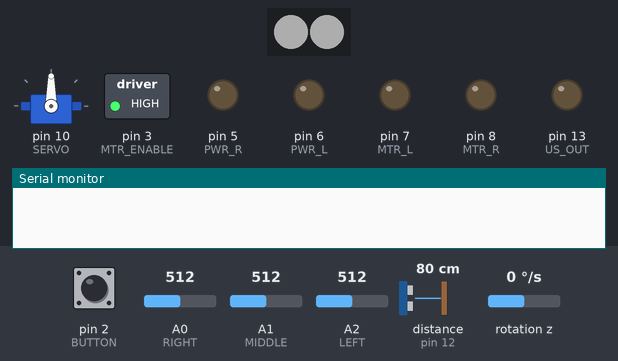
A sketch run on a simulated Arduino Uno, built with avr-gcc and run on an emulated ATmega328P. On the bench: servo, 2 RGB LEDs in strip order, left to right, switched loads named in the sketch (green lamp = pin HIGH), output pins drawn as LEDs (lit = HIGH), the last lines printed to the serial monitor. Wiring (inferred from the names in the program): MPU-6050 motion sensor at I2C address 0x68. The inputs (shaded band) are chosen by the test bench; at power-on: pin 2 (BUTTON) HIGH, distance to the obstacle (sensor on pin 12) 80 cm, A0 (RIGHT) = 512, A2 (LEFT) = 512, A1 (MIDDLE) = 512, rotation z 0 °/s. The echo pulse lasts 58.3 µs per cm; dim RGB values are drawn brighter than linear.

Above: at 2.0 s.
2.1 s: pin 2 (BUTTON) pulled LOW for 0.15 s
At 4.5 s:
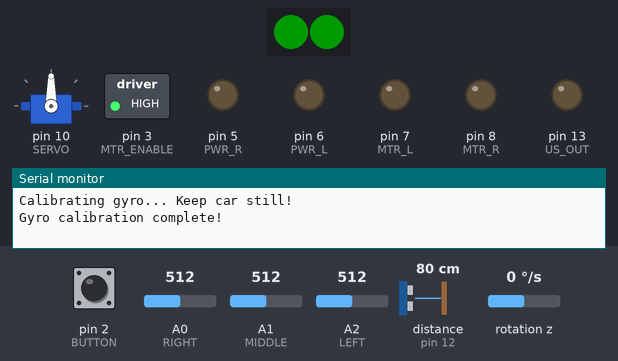
5.2 s: distance to the obstacle (sensor on pin 12) set to 2 cm
At 5.7 s:
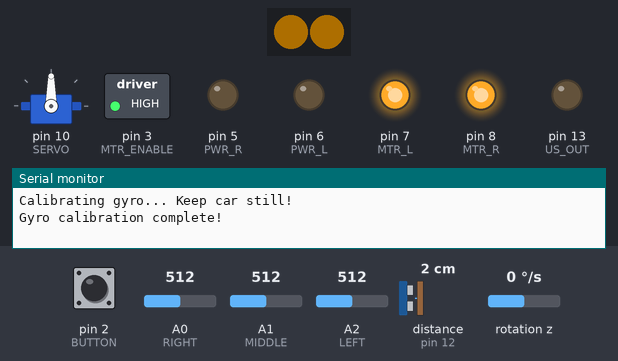
6.9 s: distance to the obstacle (sensor on pin 12) set to 5 cm
8.4 s: distance to the obstacle (sensor on pin 12) set to 8 cm
At 9.3 s:
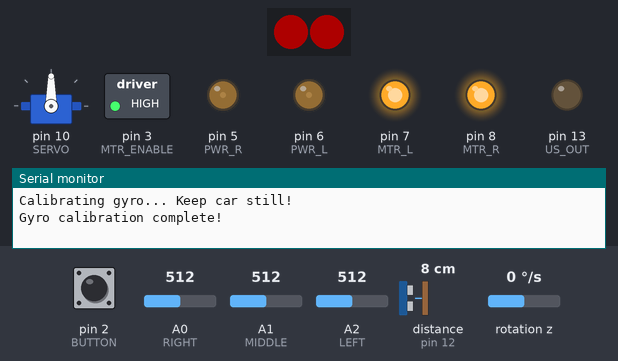
10.1 s: A0 (RIGHT) set to 306
At 11.0 s:
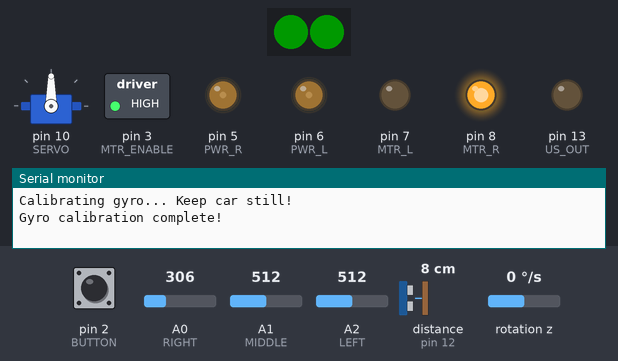
11.8 s: A2 (LEFT) set to 417
13.3 s: A2 (LEFT) set to 391
At 14.7 s:
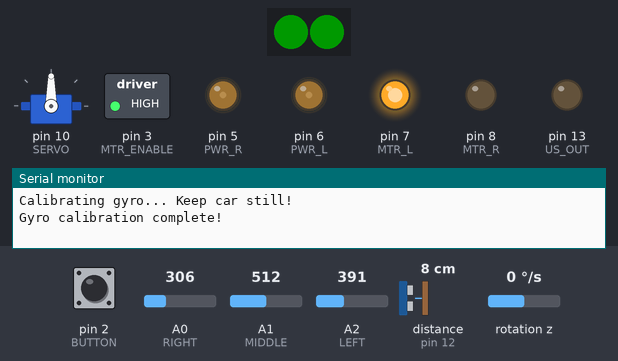
Timing chart, 0 to 15.8 s (numbered marks = the images above; inputs shaded):
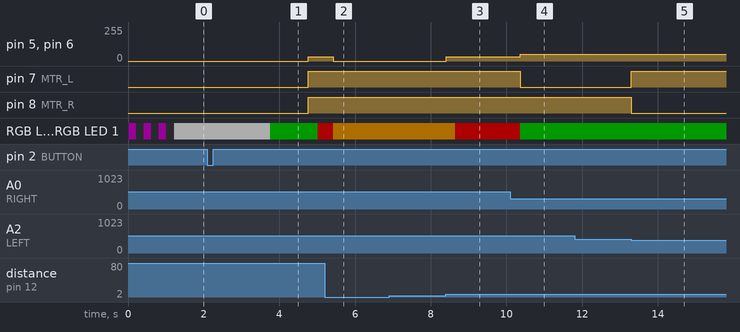

The sketch:

RobotBase1063.ino
```cpp
/*
 * elegoo_smart_car.ino - Main Program
 * CSCI 1063U - Elegoo Smart Car V4.0
 *
 * Starter Code for motor, pin, && sensor setup
 * Provided to students for use && understanding
 */

#include <Wire.h>
#include <FastLED.h>
#include <Servo.h>
#include "sensors.h"
#include "motors.h"

// ====== PIN DEFINITIONS ======
#define BUTTON 2              // Push Button

// ====== PROGRAM VARIABLES ======
unsigned long stuckStartTime = 0;  // When car stopped moving
bool isStuck = false;

// Need to expose lastTime for turn functions
extern unsigned long lastTime;

void setup() {
  // Initialize hardware modules
  initMotors();
  initSensors();

  // Button pin
  pinMode(BUTTON, INPUT_PULLUP);

  // Initialize serial communication
  Serial.begin(9600);

  // Startup LED pattern - purple pulse
  for (int i = 0; i < 3; i++) {
    ledOn(CRGB::Purple);
    delay(200);
    ledOff();
    delay(200);
  }

  // Button Pressed - Led turn white for a bit
  ledOn(CRGB::White);
  while (digitalRead(BUTTON) == HIGH) {

  }

  delay(100);
  // LED turns Red - Gyro's not working
  if (!setupGyro()) {
    ledOn(CRGB::Red);
    while (true);
  }

  calibrateGyro();

  //LED turns green - Good to go
  ledOn(CRGB::Green);
  delay(1000);
}


void loop() {
  // make sure motors are on and servo is centered at the start of each loop
  digitalWrite(MTR_ENABLE, HIGH);
  centerServo();

  // reset the angle tracker so we start fresh each time through the loop
  resetAngle();

  // check how far away the nearest obstacle is using ultrasonic sensor
  int distance = getDistance();

  // read all three line sensors to see what's under the car
  // lower values mean the sensor sees the black line
  int leftValue = analogRead(LEFT);
  int middleValue = analogRead(MIDDLE);
  int rightValue = analogRead(RIGHT);


  // first priority, if something is really close (less than 5cm), just stop
  //prevents crashes into obstacles or walls
  if (distance < 5 && distance != 0) {
    stopMotors();
    ledOn(CRGB::Orange);  // orange means we're stopped due to obstacle
  }

  // if there's nothing close, can move
  else if (distance > 5 || distance == 0) {
    isStuck = false;  // we're not stuck if we're moving


    // check if all three sensors see the line (or all see white)

    if ((leftValue < LEFTCVALUE && middleValue < MIDDLECVALUE && rightValue < RIGHTCVALUE) || (leftValue>950 && middleValue>950 && rightValue>950)) {
      resetAngle();      // reset gyro before turning
      goBack();          // back up a bit first
      delay(300);
      turn90R();         // turn right 90 degrees using gyro
      delay(250);
      ledOn(CRGB::Green);  // green means  moving
    }

    // if just the left sensor sees the line, turnright

    else if (leftValue < LEFTCVALUE) {
      turnRight();
      ledOn(CRGB::Green);
    }

    // if just the right sensor sees the line, turn left

    else if (rightValue < RIGHTCVALUE) {
      turnLeft();
      ledOn(CRGB::Green);
    }

    // if none of the sensors see the line, in the clear

    else if (leftValue > LEFTCVALUE && middleValue > MIDDLECVALUE && rightValue > RIGHTCVALUE) {
      goStraight();
      delay(250);
      ledOn(CRGB::Red);  // red means exploring
      delay(LOOP_DELAY);
    }
  }
}
```

motors.cpp
```cpp
/*
 * motors.cpp - Motor Control Implementation
 * CSCI 1063U - Elegoo Smart Car V4.0
 *
 * Implementation of DC motor, servo, and LED control functions.
 */

#include "motors.h"
#include "sensors.h"  // Needed for gyro functions in precision turns

// ====== PRIVATE VARIABLES ======
CRGB leds[NUM_LEDS];          // Current LED Color values
Servo scanServo;              // Servo

// ====== INITIALIZATION ======

void initMotors() {
  // setup LED
  FastLED.addLeds<NEOPIXEL, PIN_RBGLED>(leds, NUM_LEDS);
  FastLED.setBrightness(50); // 0-255

  // Motor pins
  pinMode(PWR_R, OUTPUT);
  pinMode(PWR_L, OUTPUT);
  pinMode(MTR_L, OUTPUT);
  pinMode(MTR_R, OUTPUT);
  pinMode(MTR_ENABLE, OUTPUT);

  // Enable motor driver
  digitalWrite(MTR_ENABLE, HIGH);

  // Initialize Servo motor
  scanServo.attach(SERVO);
  centerServo();
}

// ====== MOTOR FUNCTIONS ======

void stopMotors() {
  analogWrite(PWR_R, 0);
  analogWrite(PWR_L, 0);
}

void goStraight() {
  analogWrite(PWR_R, StraightSpeedR);
  analogWrite(PWR_L, StraightSpeedL);
  digitalWrite(MTR_R, HIGH);
  digitalWrite(MTR_L, HIGH);
}

void goBack() {
  analogWrite(PWR_R, MOTOR_SPEED);
  analogWrite(PWR_L, MOTOR_SPEED);
  digitalWrite(MTR_R, LOW);
  digitalWrite(MTR_L, LOW);
}

void turnRight() {
  analogWrite(PWR_R, TURN_SPEED);
  analogWrite(PWR_L, TURN_SPEED);
  digitalWrite(MTR_R, LOW);
  digitalWrite(MTR_L, HIGH);
}

void turnLeft() {
  analogWrite(PWR_R, TURN_SPEED);
  analogWrite(PWR_L, TURN_SPEED);
  digitalWrite(MTR_R, HIGH);
  digitalWrite(MTR_L, LOW);
}

void turn180() {
  // this function uses the gyroscope to do a precise 180 degree turn

  // reset the angle to zero so we know where we're starting from
  resetAngle();
  lastTime = millis();  // record current time for gyro calculations

  analogWrite(PWR_R, TURN_180_SPEED);
  analogWrite(PWR_L, TURN_180_SPEED);
  digitalWrite(MTR_R, HIGH);  // right motor forward
  digitalWrite(MTR_L, LOW);   // left motor backward

  // keep turning until we've rotated 175 degrees
  // the gyro tells exactly how far we've turned
  while (abs(getAngle()) < TURN_180_ANGLE) {
    updateGyroAngle();  // constantly update the angle reading from gyro
    delay(10);
  }

  // turned far enough, stop the motors
  stopMotors();
  delay(500);  // pause for half a second to let everything settle
}

void turn90R() {
  // does a 90 degree right turn using gyro feedback
  // "R" stands for right turn

  // zero out the gyro angle before start turning
  resetAngle();
  lastTime = millis();  // grab the current time for gyro math

  analogWrite(PWR_R, TURN_180_SPEED);
  analogWrite(PWR_L, TURN_180_SPEED);
  digitalWrite(MTR_R, HIGH);  // right motor goes forward
  digitalWrite(MTR_L, LOW);   // left motor goes backward

  // update the angle once before entering the loop
  updateGyroAngle();

  // keep spinning until turned 89 degrees (basically 90)
  // abs() because angle might be negative depending on turn direction
  while (abs(getAngle()) < 89) {
    updateGyroAngle();  // keep reading gyro to track how far we've turned
  }

  // done turning, update angle one last time and stop
  updateGyroAngle();
  stopMotors();
  delay(500);
}

// ====== LED FUNCTIONS ======

void ledOn(CRGB color) {
  leds[0] = color;
  leds[1] = color;
  FastLED.show();
}

void ledOff() {
  leds[0] = CRGB::Black;
  leds[1] = CRGB::Black;
  FastLED.show();
}

// ===== SERVO FUNCTIONS =====

void setServoAngle(int angle) {
  static int lastAngle = -1;
  angle = constrain(angle, 0, 180);

  if (angle != lastAngle) {
    scanServo.write(angle);
    delay(15);  // Allow servo to settle
    lastAngle = angle;
  }
}

void centerServo() {
  setServoAngle(90);
}
```

motors.h
```cpp
/*
 * motors.h - Motor Control Interface Header
 * CSCI 1063U - Elegoo Smart Car V4.0
 *
 * This header defines the interface for motor and actuator operations:
 * - DC drive motors (left and right)
 * - Servo motor for ultrasonic sensor scanning
 * - RGB LEDs for status indication
 */

#ifndef MOTORS_H
#define MOTORS_H

#include <Arduino.h>
#include <Servo.h>
#include <FastLED.h>

// ====== PIN DEFINITIONS ======
#define NUM_LEDS 2            // Number of RGB LEDs on the car
#define PIN_RBGLED 4          // NeoPixel LED data pin
#define PWR_R 5               // Right Motor PWM (speed control)
#define PWR_L 6               // Left Motor PWM (speed control)
#define MTR_R 8               // Right Motor Direction
#define MTR_L 7               // Left Motor Direction
#define SERVO 10              // Servo Motor signal pin
#define MTR_ENABLE 3          // Motor Driver Enable pin

// ====== SPEED SETTINGS ======
#define StraightSpeedR 31
#define StraightSpeedL 31.5

#define SPEED_NORMAL 150
#define SPEED_TURN 100
#define LINE_THRESHOLD 900

#define MOTOR_SPEED 50
#define TURN_SPEED 50

// ====== DELAY SETTINGS ======
#define LOOP_DELAY 75
#define TURN_DELAY 20

// ====== TURN 180 SETTINGS ======
#define TURN_180_SPEED 100
#define TURN_180_THRESHOLD 700
#define TURN_180_ANGLE 175

// ====== FUNCTION DECLARATIONS ======

/**
 * Initialize all motor pins, servo, and LEDs
 * Call this once in setup()
 */
void initMotors();

/**
 * Stop both motors immediately
 */
void stopMotors();

/**
 * Drive the car forward in a straight line
 */
void goStraight();

/**
 * Drive the car backward
 */
void goBack();

/**
 * Turn the car to the right
 */
void turnRight();

/**
 * Turn the car to the left
 */
void turnLeft();

/**
 * Execute a precise 180-degree turn using gyroscope feedback
 */
void turn180();

/**
 * Execute a precise 90-degree right turn using gyroscope feedback
 */
void turn90R();

/**
 * Turn on both LEDs with the specified color
 * @param color CRGB color value
 */
void ledOn(CRGB color);

/**
 * Turn off both LEDs
 */
void ledOff();

/**
 * Set the servo to a specific angle
 * @param angle Target angle in degrees (0-180)
 */
void setServoAngle(int angle);

/**
 * Center the servo (90 degrees)
 */
void centerServo();

#endif // MOTORS_H
```

sensors.cpp
```cpp
/*
 * sensors.cpp - Sensor Implementation
 * CSCI 1063U - Elegoo Smart Car V4.0
 *
 * Implementation of ultrasonic, line tracking, and gyroscope sensor functions.
 */

#include "sensors.h"

// ====== VARIABLES ======
int16_t gyroZ;                // Raw gyro Z-axis reading
float gyroZOffset = 0;        // Calibration offset
float currentAngle = 0;       // Current angle in degrees
unsigned long lastTime = 0;   // Last read time (shared with motors.cpp)

// ====== INITIALIZATION ======

void initSensors() {
  // Ultrasonic sensor pins
  pinMode(US_OUT, OUTPUT);
  pinMode(US_IN, INPUT);

  // Line tracking sensor pins
  pinMode(LEFT, INPUT);
  pinMode(MIDDLE, INPUT);
  pinMode(RIGHT, INPUT);
}

// ====== ULTRASONIC SENSOR ======

int getDistance() {
  int validReading = 0;
  int attempts = 0;

  while (validReading == 0 && attempts < 3) {
    if (attempts > 0) delay(60);  // Only delay on retries

    digitalWrite(US_OUT, LOW);
    delayMicroseconds(2);
    digitalWrite(US_OUT, HIGH);
    delayMicroseconds(10);
    digitalWrite(US_OUT, LOW);

    long duration = pulseIn(US_IN, HIGH, 30000);
    int distance = duration * 0.034 / 2;

    if (duration > 0 && distance <= 200) {
      validReading = distance;
    }

    attempts++;
  }

  return validReading;
}

// ====== GYROSCOPE ======

bool setupGyro() {
  Wire.begin();
  Wire.beginTransmission(GYRO);
  Wire.write(0x6B);  // PWR_MGMT_1 register
  Wire.write(0);     // Wake up MPU6050
  byte error = Wire.endTransmission();

  if (error != 0) {
    return false;
  }

  // Configure gyro sensitivity (±250 deg/s)
  Wire.beginTransmission(GYRO);
  Wire.write(0x1B);  // GYRO_CONFIG register
  Wire.write(0x00);  // ±250 deg/s
  Wire.endTransmission();

  lastTime = millis();
  return true;
}

void calibrateGyro() {
  Serial.println("Calibrating gyro... Keep car still!");
  delay(500);

  long sum = 0;
  int samples = 100;

  for (int i = 0; i < samples; i++) {
    Wire.beginTransmission(GYRO);
    Wire.write(0x47);  // GYRO_ZOUT_H register
    Wire.endTransmission(false);
    Wire.requestFrom(GYRO, 2, true);

    int16_t gz = Wire.read() << 8 | Wire.read();
    sum += gz;
    delay(10);
  }

  gyroZOffset = sum / samples;
  currentAngle = 0;
  Serial.println("Gyro calibration complete!");
}

int16_t readGyroZ() {
  Wire.beginTransmission(GYRO);
  Wire.write(0x47);  // GYRO_ZOUT_H register
  Wire.endTransmission(false);
  Wire.requestFrom(GYRO, 2, true);

  int16_t gz = Wire.read() << 8 | Wire.read();
  return gz;
}

void updateGyroAngle() {
  unsigned long now = millis();
  float dt = (now - lastTime) / 1000.0;  // Time in seconds
  lastTime = now;

  // Read gyro
  gyroZ = readGyroZ();

  // Convert to degrees per second (sensitivity = 131 for ±250 deg/s)
  // INVERTED THE SIGN HERE to fix direction!
  float gyroRate = -((gyroZ - gyroZOffset) / 131.0);

  // Integrate to get angle
  currentAngle += gyroRate * dt;

  // Keep angle in range -180 to +180
  if (currentAngle > 180) currentAngle -= 360;
  if (currentAngle < -180) currentAngle += 360;
}

void resetAngle() {
  currentAngle = 0;
}

float getAngle() {
  return currentAngle;
}
```

sensors.h
```cpp
/*
 * sensors.h - Sensor Interface Header
 * CSCI 1063U - Elegoo Smart Car V4.0
 *
 * This header defines the interface for all sensor operations including:
 * - Ultrasonic distance sensor
 * - Line tracking sensors (left, middle, right)
 * - Gyroscope (MPU6050)
 */

#ifndef SENSORS_H
#define SENSORS_H

#include <Arduino.h>
#include <Wire.h>

// ====== PIN DEFINITIONS ======
#define US_OUT 13             // Ultrasonic Sensor Trigger Pin
#define US_IN 12              // Ultrasonic Sensor Echo Pin
#define LEFT A2               // Left Line Tracker
#define MIDDLE A1             // Center Line Tracker
#define RIGHT A0              // Right Line Tracker
#define GYRO 0x68             // MPU6050 I2C Address

// ====== LINE SENSOR THRESHOLDS ======
#define LEFTCVALUE 400
#define MIDDLECVALUE 300
#define RIGHTCVALUE 400

// ====== SHARED VARIABLES ======
extern unsigned long lastTime;  // Last read time for gyro calculations

// ====== FUNCTION DECLARATIONS ======

/**
 * Initialize all sensor pins
 * Call this once in setup()
 */
void initSensors();

/**
 * Get distance to nearest obstacle using ultrasonic sensor
 * @return Distance in centimeters (0-200), or 0 if invalid
 */
int getDistance();

/**
 * Initialize the MPU6050 gyroscope
 * @return true if initialization successful, false if communication failed
 */
bool setupGyro();

/**
 * Calibrate the gyroscope by measuring drift at rest
 * IMPORTANT: The car must be completely stationary during calibration!
 */
void calibrateGyro();

/**
 * Update the current angle based on gyroscope readings
 * MUST be called frequently for accurate angle tracking
 */
void updateGyroAngle();

/**
 * Reset the tracked angle to zero
 */
void resetAngle();

/**
 * Get the current tracked angle
 * @return Angle in degrees (-180 to +180)
 */
float getAngle();

/**
 * Read raw Z-axis gyroscope value
 * @return Raw 16-bit signed value from gyroscope
 */
int16_t readGyroZ();

#endif // SENSORS_H 
```

Measured:
- the behaviour switches between 6 and 7 cm on distance to the obstacle (sensor on pin 12) (found by bisection; images 2 and 3)
- the behaviour switches between 400 and 399 on A2 (LEFT) (found by bisection; images 4 and 5)
- after the input at 2.1 s, pin 5 (PWR_R), pin 6 (PWR_L): 0/255 → 31/255 after 2.7 s; pin 7 (MTR_L), pin 8 (MTR_R): LOW → HIGH after 2.7 s; RGB LED 0, RGB LED 1: RGB(50, 50, 50) → RGB(0, 25, 0) after 1.7 s, → RGB(50, 0, 0) 1.3 s later
- after the input at 5.2 s, pin 5 (PWR_R), pin 6 (PWR_L): 31/255 → 0/255 after 0.22 s; RGB LED 0, RGB LED 1: RGB(50, 0, 0) → RGB(50, 32, 0) after 0.22 s
- after the input at 6.9 s, every drawn part: stays the same
- after the input at 8.4 s, pin 5 (PWR_R), pin 6 (PWR_L): 0/255 → 31/255 at once; RGB LED 0, RGB LED 1: RGB(50, 32, 0) → RGB(50, 0, 0) after 0.25 s
- after the input at 10.1 s, pin 5 (PWR_R), pin 6 (PWR_L): 31/255 → 50/255 after 0.26 s; pin 7 (MTR_L): HIGH → LOW after 0.26 s; RGB LED 0, RGB LED 1: RGB(50, 0, 0) → RGB(0, 25, 0) after 0.26 s
- after the input at 11.8 s, every drawn part: stays the same
- after the input at 13.3 s, pin 7 (MTR_L): LOW → HIGH at once; pin 8 (MTR_R): HIGH → LOW at once
